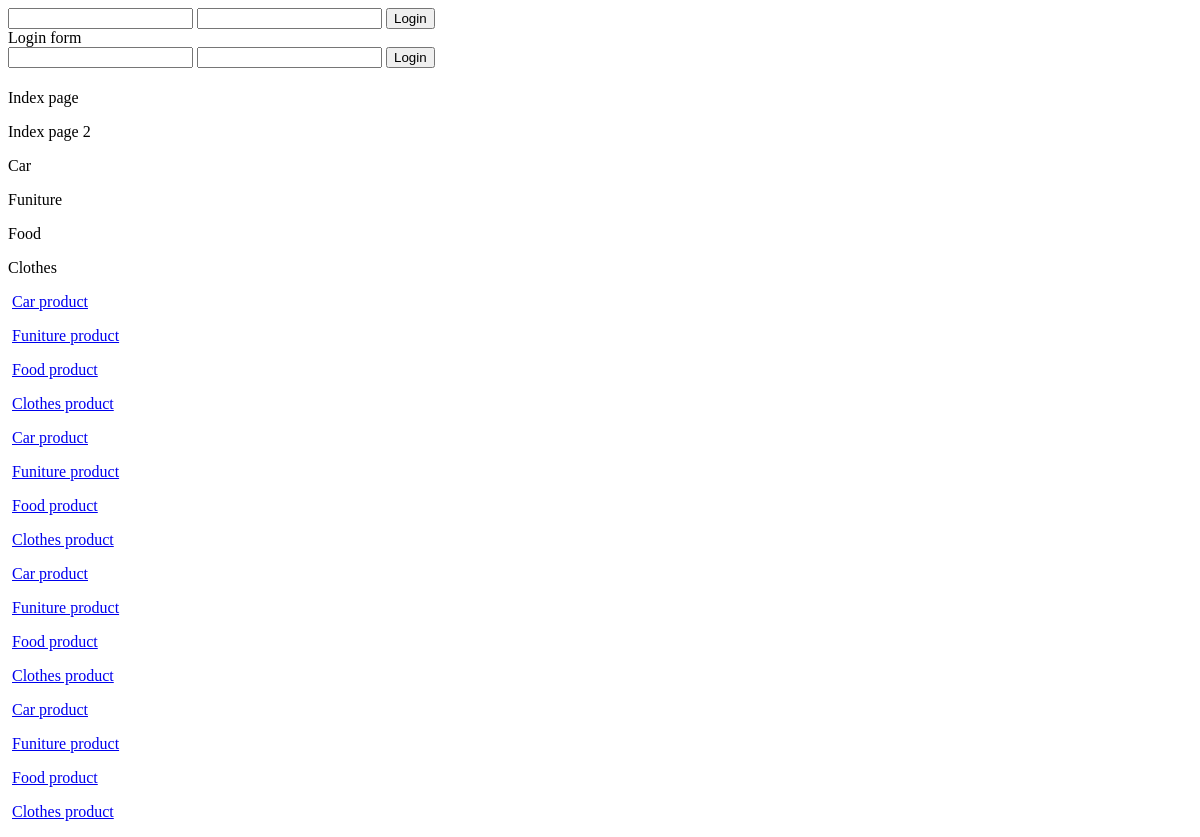
Before: / with the older database file.
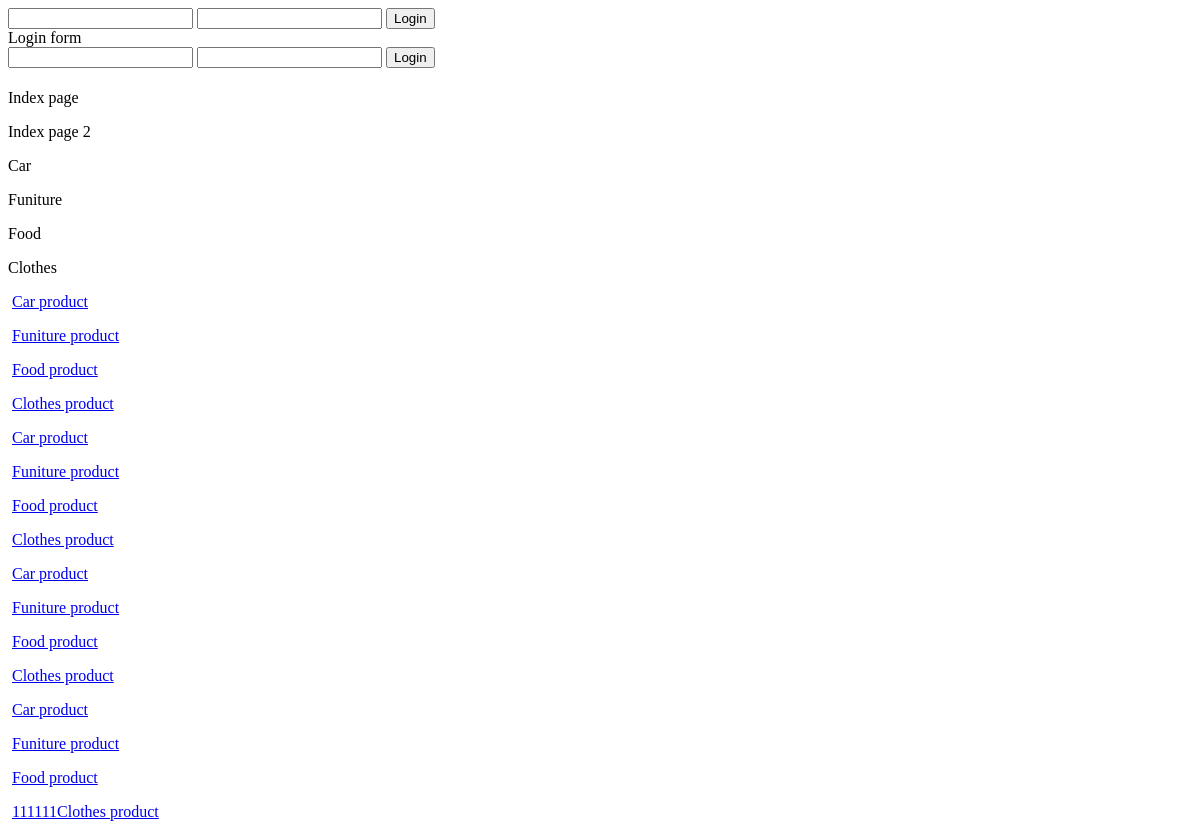
After: the same page with the newer database file.
### page/models.py (models this page shows, shortened)
class Page(models.Model):
    title = models.CharField(max_length=250)
    content = models.TextField()

class Catalog(models.Model):
    name = models.CharField(max_length=250)

class Product(models.Model):
    name = models.CharField(max_length=250)
    content = models.TextField()
    catalog = models.ForeignKey(Catalog,on_delete=models.CASCADE, default='', blank=True, null=True)
    image = models.ImageField(upload_to='products')
    cropping = ImageRatioField('image', '100x100')
    @property
    def image_crop_tag(self):
        thumbnail_url = get_thumbnailer(self.image).get_thumbnail({
            'size': (100, 100),
            'box': self.cropping,
            'crop': 'smart',
            'upscale': True,
        }).url
        return mark_safe('<img src="%s" />' % thumbnail_url)

### page/views.py (the view)
# urls.py: path('', index),
def index(request):
    pages = Page.objects.all()
    catalogs = Catalog.objects.all()
    products = Product.objects.all()
    return render(request,'index.html', \
    { \
        "pages": pages, \
        "catalogs": catalogs, \
        "products": products, \
    })

### templates/index.html (shortened to what this page needs)
<!DOCTYPE html>
<html lang="en">
<head>
</head>
<body >
    <form method="POST" action="/doregistration">
        <input name="login" />
        <input name="password" />
        <input type="submit" name="Login" value="Login" />
    </form>
    {% if user.is_authenticated %}
        <a href="/unlogin">Unlogin</a>
    {% else %}
    Login form
    <form method="POST" action="/dologin">
        <input name="login" />
        <input name="password" />
        <input type="submit" name="Login" value="Login" />
    </form>
    {% endif %}
   {% for i in pages %}
      <p> {{ i.title }} </p>
   {% endfor %}
   {% for catalog in catalogs %}
   <p> {{ catalog.name }} </p>
   {% endfor %}
   {% for product in products %}
   <p>
       <a href="product/{{product.id}}">
            {{ product.name }}
        </a>
</p>
   {% endfor %}
</body>
</html>

Changed rows visible on the page:
changed Product: name "Clothes product" → "111111Clothes product"
